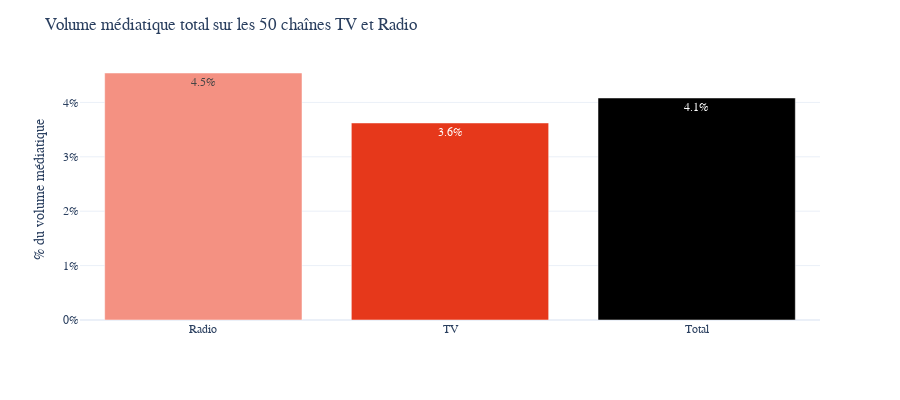

The notebook cell this image was saved under:
### Code cell
fig = px.bar(media_time.reset_index(),x = "index",y = "media_part",height = 400,text_auto = ".1%")
fig.update_layout(yaxis_tickformat='0%',
                  title = "Volume médiatique total sur les 50 chaînes TV et Radio",
                  font_family="Poppins",yaxis_title="% du volume médiatique",xaxis_title = "")
fig.update_traces(marker_color=["#f49182",'#e6381b'])
fig

### Figure 1 — Plotly figure (JSON) as saved in the notebook; plotly's stock layout.template omitted (floating-point values rounded to 4 significant figures)
{"data": [{"alignmentgroup": "True", "hovertemplate": "index=%{x}<br>media_part=%{y}<extra></extra>", "legendgroup": "", "marker": {"color": ["#f49182", "#e6381b"], "pattern": {"shape": ""}}, "name": "", "offsetgroup": "", "orientation": "v", "showlegend": false, "textposition": "auto", "texttemplate": "%{y:.1%}", "type": "bar", "x": ["Radio", "TV", "Total"], "xaxis": "x", "y": [0.04541, 0.03622, 0.04081], "yaxis": "y"}], "layout": {"barmode": "relative", "font": {"family": "Poppins"}, "height": 400, "legend": {"tracegroupgap": 0}, "margin": {"t": 60}, "title": {"text": "Volume médiatique total sur les 50 chaînes TV et Radio"}, "xaxis": {"anchor": "y", "domain": [0, 1], "title": {"text": ""}}, "yaxis": {"anchor": "x", "domain": [0, 1], "tickformat": "0%", "title": {"text": "% du volume médiatique"}}}}
